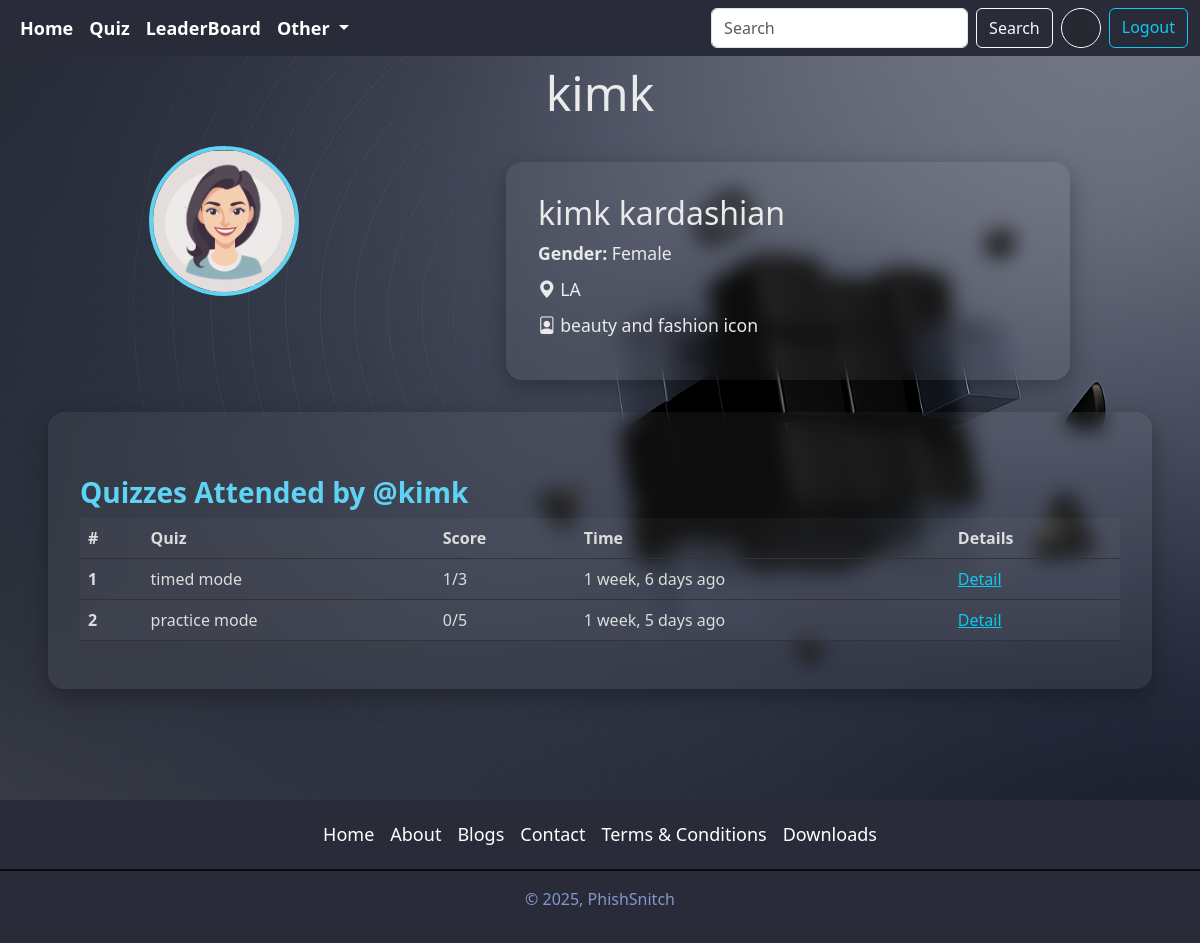
The page /user/profile/kimk (signed in) on the database as committed earlier.
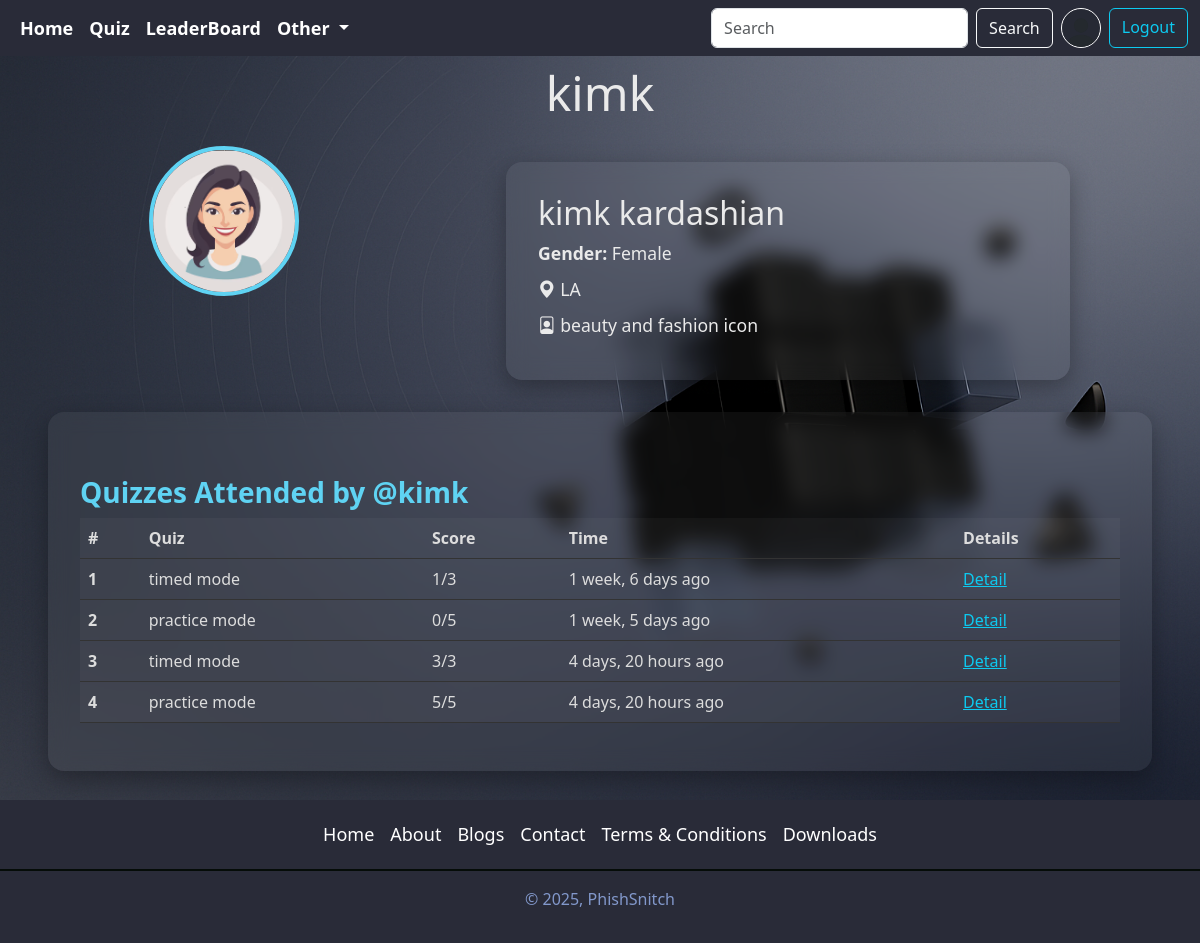
The same page on the database as committed later.
### accounts/models.py (models this page shows, shortened)
class Profile(models.Model):
    user=models.OneToOneField(User, on_delete=models.CASCADE,null=True,verbose_name='User_Object')
    bio=models.TextField(blank=True,null=True)
    profile_image=models.ImageField(upload_to='profile_images',default='userdefault.png',blank=True,null=True,verbose_name='Profile_Pic')
    location=models.CharField(max_length=100,blank=True,null=True)
    GENDER=(
        ('Male','Male'),
        ('Female','Female'),
        ('Other','Other')
    )
    gender=models.CharField(max_length=6,choices=GENDER,blank=True,null=True)
    rank=models.IntegerField(null=True,blank=True,editable=True,default=0)
    total_score = models.IntegerField(default=0)
    @property
    def full_name(self):
        return f"{self.user.first_name} {self.user.last_name}"

### quiz/models.py (models this page shows, shortened)
class QuizSubmission(models.Model):
    user=models.ForeignKey(User,on_delete=models.CASCADE)
    quiz=models.ForeignKey(Quiz,on_delete=models.CASCADE)
    score=models.IntegerField()
    submitted_at=models.DateTimeField(auto_now_add=True)

class Quiz(models.Model):
    title = models.CharField(max_length=255)
    description = models.TextField()
    category = models.ForeignKey(Category, on_delete=models.CASCADE)
    quiz_file = models.FileField(upload_to='quiz/')
    created_at = models.DateTimeField(auto_now_add=True)
    uploaded_at = models.DateTimeField(auto_now=True)
    class Meta:
        verbose_name_plural = 'Quizzes'

class Question(models.Model):
    quiz = models.ForeignKey(Quiz, on_delete=models.CASCADE)
    text = models.TextField()

### accounts/views.py (the view)
# urls.py: path('profile/<str:username>',views.userprofile,name='profile'),
@login_required
def userprofile(request,username):
    user_object2=get_object_or_404(User,username=username)
    user_profile2=get_object_or_404(Profile,user=user_object2)
    submissions=QuizSubmission.objects.filter(user=user_object2)
    context={"user_profile2": user_profile2,"submissions":submissions}
    return render(request,'profile.html',context)

### templates/profile.html (shortened to what this page needs)
{% extends 'index.html' %}
{% load static %}
{% block content %}
<div class="w-100 profile-wrapper px-4 px-md-5">
  <h1 class="display-5 text-center mb-4">{{ user_profile2.user.username }}</h1>
  <div class="row justify-content-center">
    <div class="col-md-4 text-center">
      <img src="{{ user_profile2.profile_image.url }}" alt="user profile" class="profile-img mb-3">
    </div>
    <div class="col-md-6 card-glass profile-data">
      <h2>{{ user_profile2.full_name }}</h2>
      <p><strong>Gender:</strong> {{ user_profile2.gender }}</p>
      <p><i class="bi bi-geo-alt-fill"></i> {{ user_profile2.location }}</p>
      <p><i class="bi bi-file-person"></i> {{ user_profile2.bio }}</p>
    </div>
  </div>
  <div class="card-glass">
    <h3 class="section-title">Quizzes Attended by @{{ user_profile2.user.username }}</h3>
    <div class="table-responsive">
      <table class="table table-hover quiz-table">
        <thead>
          <tr>
            <th>#</th>
            <th>Quiz</th>
            <th>Score</th>
            <th>Time</th>
            <th>Details</th>
          </tr>
        </thead>
        <tbody>
          {% for submission in submissions %}
            <tr>
              <th>{{ forloop.counter }}</th>
              <td title="{{ submission.quiz.title }}">{{ submission.quiz.title|truncatewords:8 }}</td>
              <td>{{ submission.score }}/{{ submission.quiz.question_set.all|length }}</td>
              <td>{{ submission.submitted_at|timesince }} ago</td>
              <td><a href="{% url 'quiz_result' submission.id %}" class="text-info">Detail</a></td>
            </tr>
          {% empty %}
            <tr><td colspan="5" class="text-center">No quizzes taken yet.</td></tr>
          {% endfor %}
        </tbody>
      </table>
    </div>
  </div>
</div>
{% endblock content %}

### templates/index.html (shortened to what this page needs)
{% load static %}
<!DOCTYPE html>
<html lang="en">
<head>
    <link href="https://cdn.jsdelivr.net/npm/bootstrap@5.3.6/dist/css/bootstrap.min.css" rel="stylesheet">
     <link rel="stylesheet" href="https://cdn.jsdelivr.net/npm/bootstrap-icons@1.10.5/font/bootstrap-icons.css">
   <link rel="stylesheet" href="{% static 'styles/home.css' %}">
</head>
<body class="{% block body_class %}{% endblock %}">
    {% include "components/navbar.html" %}
     {% block content%}
     {% endblock content %}
      {% include "components/footer.html" %}
</body>
</html>

### templates/components/navbar.html (shortened to what this page needs)
{% load static %}
<nav class="navbar navbar-expand-lg ">
    <div class="container-fluid">
      <div class="collapse navbar-collapse" id="navbarSupportedContent">
        <ul class="navbar-nav me-auto mb-2 mb-lg-0">
          <li class="nav-item content">
            <a class="nav-link active" aria-current="page" href="{% url 'home' %}">Home</a>
          </li>
          <li class="nav-item content">
            <a class="nav-link" href="{% url 'category_view' %}">Quiz</a>
          </li>
          <li class="nav-item content">
            <a class="nav-link" href="{%  url 'leaderboard' %}">LeaderBoard</a>
          </li>
          <li class="nav-item dropdown content " style="background-color: #292b38;">
            <a class="nav-link dropdown-toggle" href="#" role="button" data-bs-toggle="dropdown" aria-expanded="false">
              Other
            </a>
          </li>
        </ul>
        <form class="d-flex" role="search" action="{% url 'search_users' %}">
          <input class="form-control me-2" type="search" placeholder="Search" aria-label="Search" name="q"/>
          <button class="btn btn-outline-light" type="submit">Search</button>
          {% if request.user.is_authenticated %}
          <a href="{% url 'profile' request.user.username %}" data-bs-toggle="tooltip" data-bs-placement="bottom" data-bs-title="{{request.user.username}}" >
            <img src="{{ request.user.profile.profile_image.url }}" alt="image not found" width="40" height="40" class="rounded-circle mx-2 border border-white" style="border-width: 2px;">
          </a>
          <a href="{% url 'logout' %}" class="btn btn-outline-info ">Logout</a>
          {% else %}
          <a href="{% url 'login' %}" class="btn btn-outline-info ms-2">Login</a>
          {% endif %}
        </form>
      </div>
    </div>
  </nav>

### templates/components/footer.html (shortened to what this page needs)
<footer class=" footer py-3  ">
    <ul class="nav justify-content-center  pb-3 mb-3" style="border-bottom: 2px solid #050c08;">
        <li class="nav-item content "><a href="{% url 'home' %}" class="nav-link px-2 text-body-secondary">Home</a></li>
        <li class="nav-item content "><a href="{% url 'about' %}" class="nav-link px-2 text-body-secondary">About</a></li>
        <li class="nav-item content "><a href="{% url 'blogs' %}" class="nav-link px-2 text-body-secondary">Blogs</a></li>
        <li class="nav-item content "><a href="{% url 'contact' %}" class="nav-link px-2 text-body-secondary">Contact</a></li>
        <li class="nav-item content "><a href="{% url 'terms_and_conditions' %}" class="nav-link px-2 text-body-secondary">Terms & Conditions</a></li>
        <li class="nav-item content "><a href="{% url 'downloads' %}" class="nav-link px-2 text-body-secondary">Downloads</a></li>
    </ul>
    <p class="text-center " style="color: rgb(130, 152, 203);">© 2025, PhishSnitch</p>
</footer>

### templates/components/navbar.html (style rules this page uses)
.navbar { background-color: #292b38; display: flex; justify-content: space-around; align-items: center; font-weight: bolder; position:fixed; top: 0px; z-index: 100; width: 100vw; }
.content a { text-decoration: none; color: white; padding: 5px; font-size: large; z-index: 10; }

### templates/components/footer.html (style rules this page uses)
.footer { background-color: #292b38; font-family: 'Segoe UI', sans-serif; flex-shrink: 0; }
.content a { text-decoration: none; color: white !important; padding: 5px; font-size: large; z-index: 10; }

Rows that differ between the two databases and show on the page:
added QuizSubmission: quiz "timed mode", score "3", quiz.question_set.all|length "3", submitted_at "4 days, 20 hours"
added QuizSubmission: quiz "practice mode", score "5", quiz.question_set.all|length "5", submitted_at "4 days, 20 hours"
